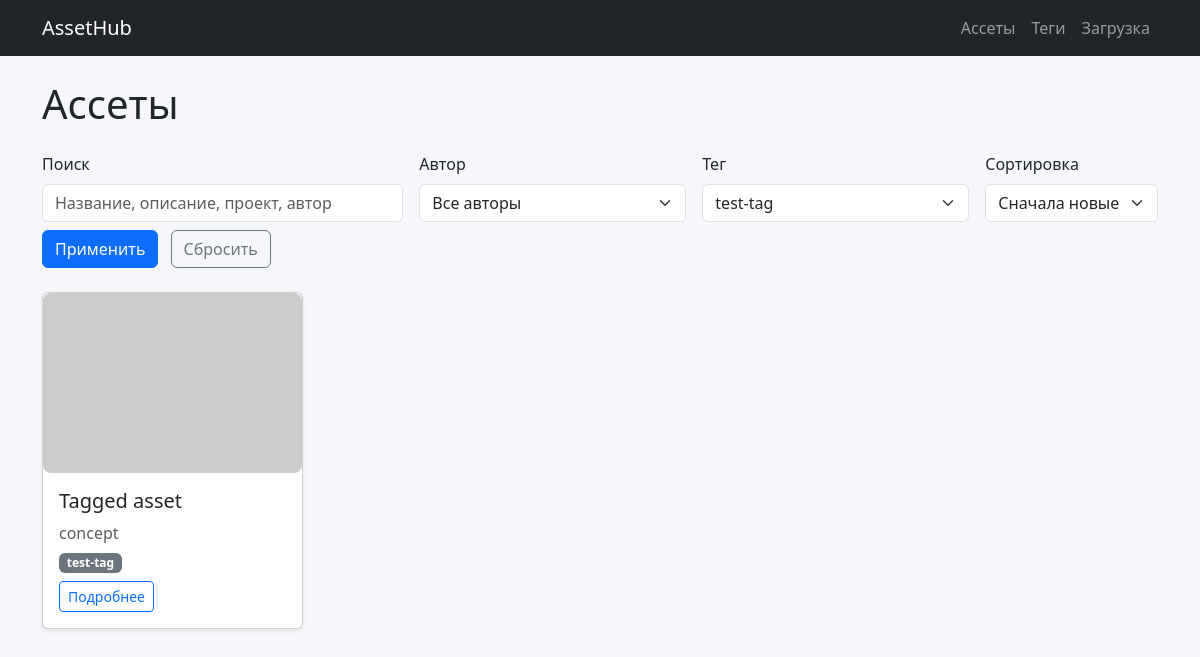
The app's page /assets/?tag=test-tag with its own data.
### app/models/asset.py (models this page shows, shortened)
class Asset(db.Model):
    __tablename__ = "assets"
    id = db.Column(db.Integer, primary_key=True)
    title = db.Column(db.String(255), nullable=False)
    description = db.Column(db.Text)
    asset_type = db.Column(db.String(50), nullable=False)  # concept, 3d_model, texture и тд
    file_path = db.Column(db.String(512), nullable=False)
    preview_path = db.Column(db.String(512))
    project_name = db.Column(db.String(255))
    author_name = db.Column(db.String(255))
    created_at = db.Column(db.DateTime, default=datetime.utcnow)
    updated_at = db.Column(db.DateTime, onupdate=datetime.utcnow)
    tags = db.relationship(
        "Tag",
        secondary="asset_tags",
        back_populates="assets"
    )

### app/models/tag.py (models this page shows, shortened)
class Tag(db.Model):
    __tablename__ = "tags"
    id = db.Column(db.Integer, primary_key=True)
    name = db.Column(db.String(100), unique=True, nullable=False)
    assets = db.relationship(
        "Asset",
        secondary="asset_tags",
        back_populates="tags"
    )

### app/controllers/assets.py (the view, shortened to what this page needs)
@assets_bp.route("/")
@assets_bp.route("/")
def assets_list():
    tag_filter = request.args.get("tag")
    author_filter = request.args.get("author")
    q = request.args.get("q", "").strip()
    sort = request.args.get("sort", "new")
    query = Asset.query
    if tag_filter:
        query = query.join(Asset.tags).filter(Tag.name == tag_filter)
    if author_filter:
        query = query.filter(Asset.author_name == author_filter)
    if sort == "old":
        query = query.order_by(Asset.created_at.asc())
    elif sort == "title":
        query = query.order_by(Asset.title.asc())
    elif sort == "author":
        query = query.order_by(Asset.author_name.asc())
    else:
        query = query.order_by(Asset.created_at.desc())
    assets = query.all()
    authors_rows = (
        db.session.query(Asset.author_name)
        .filter(Asset.author_name.isnot(None))
        .distinct()
        .order_by(Asset.author_name.asc())
        .all()
    )
    all_authors = [row[0] for row in authors_rows]
    all_tags = Tag.query.order_by(Tag.name).all()
    return render_template(
        "assets/list.html",
        assets=assets,
        tag_filter=tag_filter,
        author_filter=author_filter,
        q=q,
        sort=sort,
        all_authors=all_authors,
        all_tags=all_tags,
    )

### app/templates/assets/list.html (shortened to what this page needs)
{% extends "base.html" %}
{% block content %}
<h1 class="mb-4">Ассеты</h1>
<form class="row gy-2 gx-3 align-items-end mb-4" method="get">
    <div class="col-md-4">
        <label class="form-label">Поиск</label>
        <input type="text" name="q" class="form-control"
               placeholder="Название, описание, проект, автор"
               value="{{ q or '' }}">
    </div>
    <div class="col-md-3">
        <label class="form-label">Автор</label>
        <select name="author" class="form-select">
            <option value="">Все авторы</option>
        </select>
    </div>
    <div class="col-md-3">
        <label class="form-label">Тег</label>
        <select name="tag" class="form-select">
            {% for tag in all_tags %}
                <option value="{{ tag.name }}"
                    {% if tag_filter == tag.name %}selected{% endif %}>
                    {{ tag.name }}
                </option>
            {% endfor %}
        </select>
    </div>
    <div class="col-md-2">
        <label class="form-label">Сортировка</label>
        <select name="sort" class="form-select">
            <option value="new" {% if sort == 'new' %}selected{% endif %}>Сначала новые</option>
        </select>
    </div>
    <div class="col-12 mt-2">
        <button class="btn btn-primary">Применить</button>
        {% if q or tag_filter or author_filter or sort != 'new' %}
            <a href="{{ url_for('assets.assets_list') }}" class="btn btn-outline-secondary ms-2">
                Сбросить
            </a>
        {% endif %}
    </div>
</form>
<div class="row g-4">
    {% for asset in assets %}
    <div class="col-sm-6 col-md-4 col-lg-3">
        <div class="card shadow-sm asset-card h-100">
            <img src="https://placehold.co/400x200"
                 class="card-img-top" alt="preview">
            <div class="card-body d-flex flex-column">
                <h5 class="card-title">{{ asset.title }}</h5>
                <p class="card-text text-muted mb-1">{{ asset.asset_type }}</p>
                {% if asset.tags %}
                <p class="mb-2">
                    {% for tag in asset.tags %}
                        <a href="{{ url_for('assets.assets_list', tag=tag.name) }}"
                           class="badge bg-secondary text-decoration-none">
                            {{ tag.name }}
                        </a>
                    {% endfor %}
                </p>
                {% endif %}
                <div class="mt-auto">
                    <a href="{{ url_for('assets.asset_detail', asset_id=asset.id) }}"
                       class="btn btn-sm btn-outline-primary">
                        Подробнее
                    </a>
                </div>
            </div>
        </div>
    </div>
    {% else %}
        <p>Ассеты не найдены.</p>
    {% endfor %}
</div>
{% endblock %}

### app/templates/base.html (style rules this page uses)
body { background-color: #f5f7fa; }
.asset-card img { width: 100%; height: 180px; object-fit: cover; border-radius: 8px; }

### records on screen
Asset: title "Tagged asset", asset_type "concept"
Tag: name "test-tag"

### other values on screen
form field tag "test-tag"
